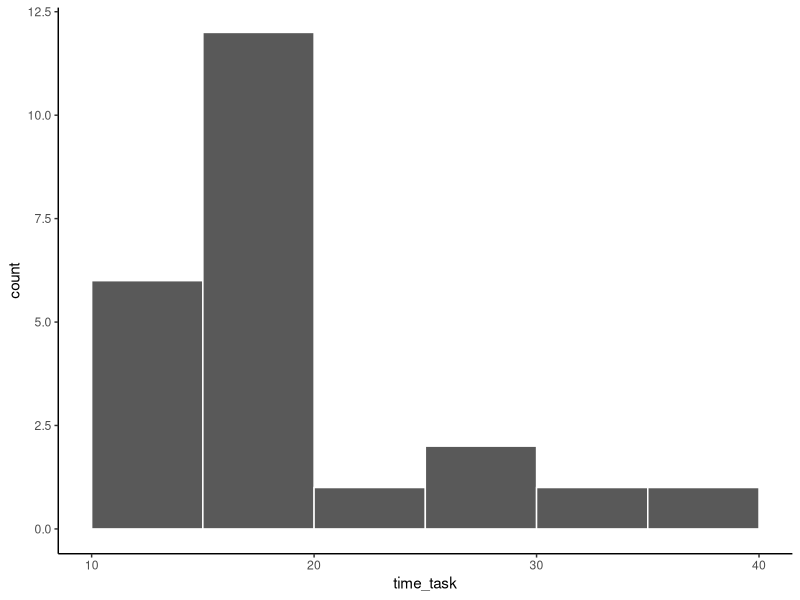
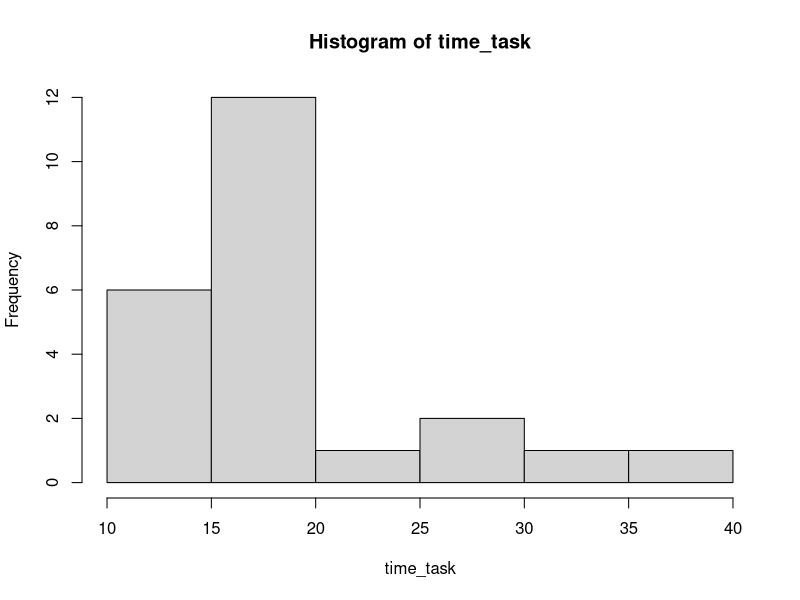
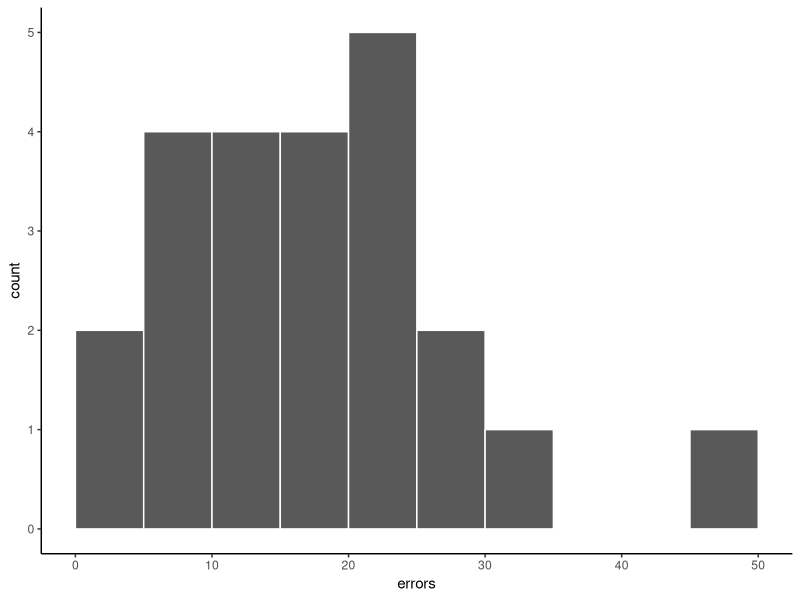

Generate these figures, in order, with R:
###################################################################################################
# GROUP 1: DATA QUALITY CHECK
###################################################################################################

# Load the relevant packages
library(tidyverse)

###############################################################################
## Exercise 1.1: Read the data into R
###############################################################################

# Start by familiarizing yourself with information stored in the file "dat_misc.csv". You can open
# this file using a text editor (Editor/Notepad on Windows, TextEdit on Mac) or in a spreadsheet
# software (Microsoft Excel or Apple Numbers). Then, try to load the data into R, e.g. using the
# read_csv() function from the tidyverse. Do the same for the file "dat_exp.csv" which contains the
# trials from the main experiment.

# Read the misc data set
read_csv("data/dat_misc.csv") -> dat_misc

# Read the main experimental data set
read_csv("data/dat_exp.csv") -> dat_exp

# How many participants do we have?
(dat_exp %>% pull(id) %>% n_distinct() -> n)

###############################################################################
## Exercise 1.2: How long did it take participants to complete the main task?
###############################################################################

# The data set "dat_misc" contains information about every event that happened on participants'
# screens (column "event") together with the time that this event ended ("time_end"). You can use
# this information to calculate how long each participant took on the main task. The main task
# began with the end of the event "Demographic questions" and ended with the of the event "End of
# task". The difference between these two time points is the duration of the main task in milli-
# seconds. Try to compute this for all participants. If you want to and find the time, you can also
# try to plot these durations as a histogram.

# Retrieve the end time of the "End of task" event (i.e. the end of the actual experiment)
dat_misc %>% filter(event == "End of Task") %>% pull(time_end) -> time_end

# Retrieve the end time of the "Demographic questions" (directly before the actual experiment)
dat_misc %>% filter(event == "Demographic_questions") %>% pull(time_end) -> time_start

# Compute the difference between the two and convert from ms to s to min
((time_end - time_start) / 1000 / 60 -> time_task)

# Create a plot...
ggplot() +
   # ... showing a histogram of the task times in steps of 5 min...
   geom_histogram(aes(x = time_task), binwidth = 5, boundary = 10, color = "white") +
   # ... and use an APA-conform theme
   theme_classic()

# In base R, this is a bit easier
hist(time_task)

###############################################################################
## Exercise 1.3: Did participants respond correctly to the quality check?
###############################################################################

# In the "event" column, of "dat_misc" there is one event called "QC" (quality check). This was
# the question where participants were required to respond with "Chicago" despite the fact that
# the question asked for a city that was not in the US. You can retrieve participants' responses
# to this question, which is stored in a column called "text". You can then calculate the
# percentage of participants that responded (correctly) with "Chicago".

# Retrieve participants' answer to the question "QC" (= quality check)
(dat_misc %>% filter(event == "QC") %>% pull(text) -> qual_check)

# Check how many % of them responded (correctly) with "Chicago"
(qual_check == "Chicago") %>% sum() / n

###############################################################################
## Exercise 1.4: How many errors did participants make in the main task?
###############################################################################

# The data set "data_exp" contains all the trials from th e main experimental task. In there,
# you'll find one column which indicates if the response of the participant (positive or negative
# word) was correct (1) or not (0). Use this information to count how many errors each participant
# made, e.g. by using the "filter()" and "count()" functions from the tidyverse. Again, if you
# want to, try to plot the errors per participant as a histogram.

# Filter trials with errors and count the number of these trials per participant id
(dat_exp %>% filter(correct == 0) %>% count(id, name = "errors") -> errors)

# Plot this information as a histogram
ggplot(data = errors, aes(x = errors)) +
   geom_histogram(binwidth = 5, boundary = 0, color = "white") +
   theme_classic()

###############################################################################
## Exercise 1.5: How many outlier reaction times (RTs) did participants make?
###############################################################################

# This is quite advanced! Start by noticing "dat_exp" contains participants' reaction times (RTs)
# in the main experiment. We can use these to check if / how many outlier RTs participants made.
# To do so, we first need to compute each participants mean RT. This is done using the "group_by"
# function to group trials from the same participant and then adding a new column using the "mutate"
# function to compute the mean RT of this participant and another new column for the SD of this
# participants' RTs. Then, you can check for every trial if the actual RT in this trial was above
# or below a certain outlier threshold. A common choice is the mean +/- 2.5 standard devations.
# Try to count for how many trials per participant this was the case.

# Start with the experimental data...
(dat_exp %>%
    # ... group by participant IDs...
    group_by(id) %>%
    # ... add new columns for the mean RT per participant and their SD...
    mutate(rt_mean = mean(rt), rt_sd = sd(rt)) %>%
    # ... check if the actual RT in the trial was above/below a certain threshold (mean +/- 3 SD)...
    mutate(outlier = rt > mean(rt) + 2.5 * sd(rt) | rt < mean(rt) - 2.5 * sd(rt)) %>%
    # ... count the number of outliers per participant...
    filter(outlier) %>%
    count(id, name = "outliers") -> outliers)

# Add the total number of trials per participant and check how many percent were outliers
(outliers %>%
      ungroup() %>%
      mutate(
         total = dat_exp %>% count(id) %>% pull(n),
         percent = outliers / total * 100
      ) -> outliers_pct)

# Percantage of outliers in the whole data set (mean across participants)
outliers_pct %>% pull(percent) %>% mean()
